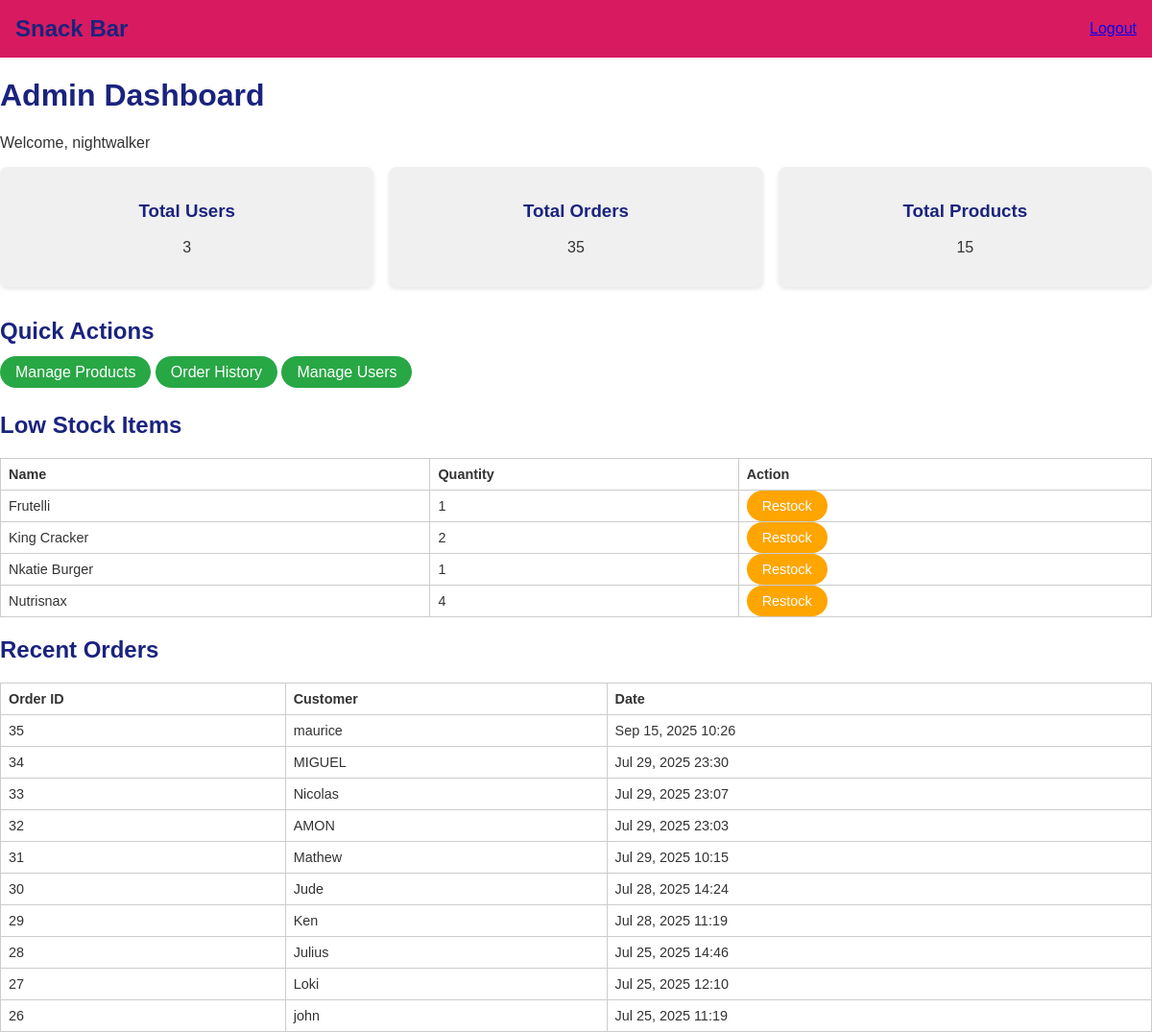
Page /admin-panel/ (signed in) on the earlier database version.
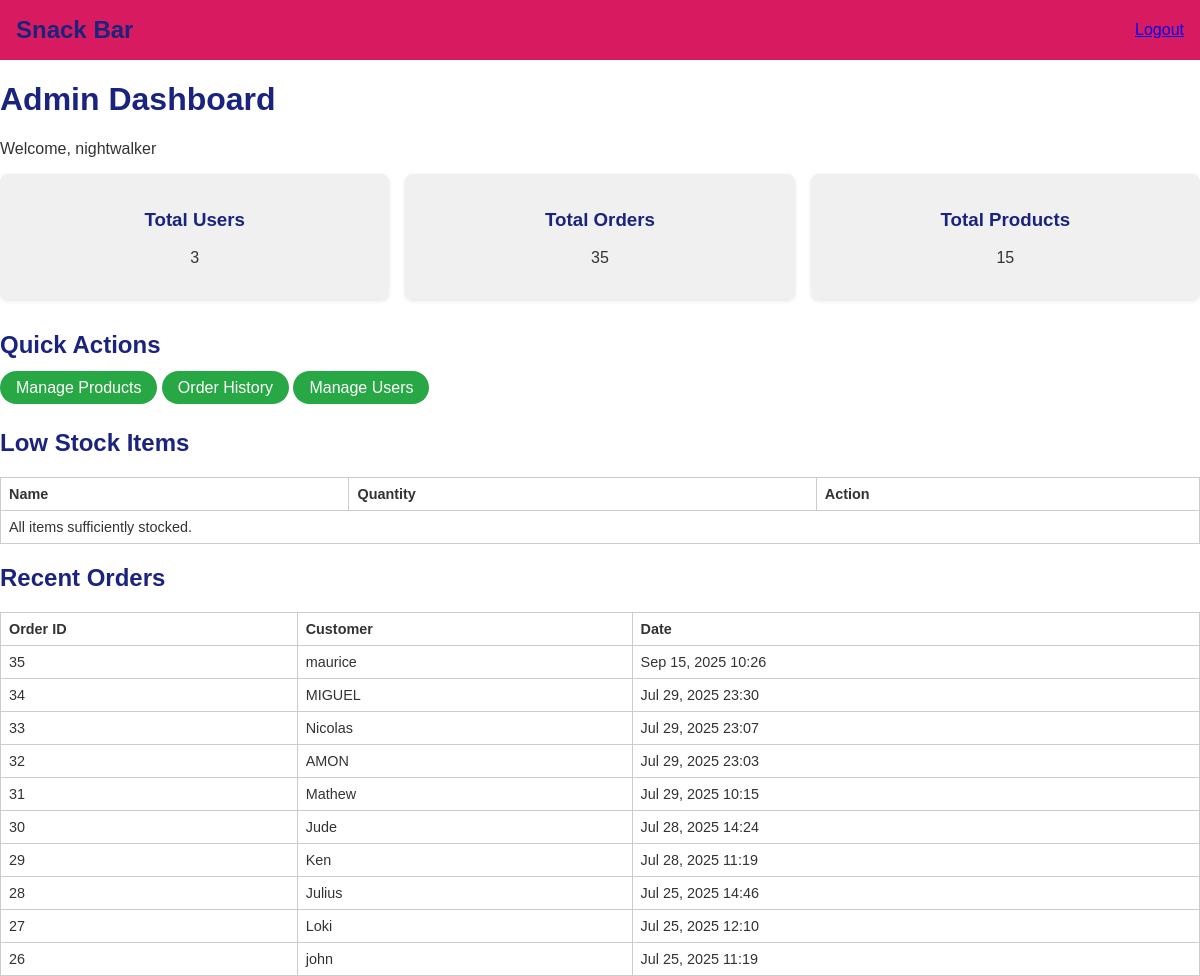
Same page on the later database version.
### main/models.py (models this page shows, shortened)
class MenuItem(models.Model):
    CATEGORY_CHOICES = [
        ('biscuits', 'Biscuits'),
        ('drinks', 'Drinks'),
    ]
    name = models.CharField(max_length=100)
    price = models.DecimalField(max_digits=6, decimal_places=2)
    description = models.TextField(blank=True)
    quantity = models.PositiveIntegerField(default=0)
    image = models.ImageField(upload_to='menu_images/')
    category = models.CharField(max_length=30, choices=CATEGORY_CHOICES, default='drinks')

class Order(models.Model):
    customer_name = models.CharField(max_length=100)
    created_at = models.DateTimeField(auto_now_add=True)

### main/views.py (the view)
# urls.py: path('admin-panel/', views.admin_dashboard, name='admin_dashboard'),
@login_required(login_url='login')
@user_passes_test(is_admin_user)
def admin_dashboard(request):
    total_orders = Order.objects.count()
    total_users = User.objects.count()
    total_products = MenuItem.objects.count()
    low_stock_items = MenuItem.objects.filter(quantity__lt=5)
    recent_orders = Order.objects.order_by('-created_at')[:10]
    context = {
        'total_orders': total_orders,
        'total_users': total_users,
        'total_products': total_products,
        'low_stock_items': low_stock_items,
        'recent_orders': recent_orders,
    }
    return render(request, 'main/admin_dashboard.html', context)

### main/views.py (called while the page is built)
def is_admin_user(user):
    return user.is_staff or user.is_superuser

### main/templates/main/admin_dashboard.html (shortened to what this page needs)
{% load static %}
<!DOCTYPE html>
<html lang="en">
<head>
<link rel="stylesheet" type="text/css" href="{% static 'main/css/style.css' %}">
</head>
<body>
    <nav>
        <h1>Snack Bar</h1>
        <ul>
           {% if user.is_authenticated and user.is_staff %}
             <a href="{% url 'logout' %}">Logout</a>
           {% endif %}
        </ul>
    </nav>
    <main>
            <div class="admin-header">
              <h1>Admin Dashboard</h1>
              <p>Welcome, {{ request.user.username }}</p>
            </div>
            <div class="stats" style="display: flex; gap: 1rem; margin-bottom: 2rem;">
              <div class="card">
                <h3>Total Users</h3>
                <p>{{ total_users }}</p>
              </div>
              <div class="card">
                <h3>Total Orders</h3>
                <p>{{ total_orders }}</p>
              </div>
              <div class="card">
                <h3>Total Products</h3>
                <p>{{ total_products }}</p>
              </div>
            </div>
            <h2>Quick Actions</h2>
            <div class="actions" style="margin-bottom: 2rem;">
              <a href="{% url 'product_list' %}" style="padding: 0.5rem 1rem; background-color: #28a745; color: white; text-decoration: none; border-radius: 20px;" class="btn btn-info">Manage Products</a>
              <a href="{% url 'order_history' %}" style="padding: 0.5rem 1rem; background-color: #28a745; color: white; text-decoration: none; border-radius: 20px;">Order History</a>
              <a href="{% url 'user_list' %}" style="padding: 0.5rem 1rem; background-color: #28a745; color: white; text-decoration: none; border-radius: 20px;">Manage Users</a>
            </div>
            <h2>Low Stock Items</h2>
            <table>
              <tr><th>Name</th><th>Quantity</th><th>Action</th></tr>
              {% for item in low_stock_items %}
                <tr>
                  <td>{{ item.name }}</td>
                  <td>{{ item.quantity }}</td>
                  <td>
                    <a href="{% url 'restock_product' item.id %}" style="padding: 0.5rem 1rem; background-color: orange; color: white; text-decoration: none; border-radius: 20px;" class="btn btn-warning btn-sm">Restock</a>
                  </td>
                </tr>
              {% empty %}
                <tr><td colspan="3">All items sufficiently stocked.</td></tr>
              {% endfor %}
            </table>
            <h2>Recent Orders</h2>
            <table>
              <tr><th>Order ID</th><th>Customer</th><th>Date</th></tr>
              {% for order in recent_orders %}
                <tr>
                  <td>{{ order.id }}</td>
                  <td>{{ order.customer_name }}</td>
                  <td>{{ order.created_at|date:"M d, Y H:i" }}</td>
                </tr>
              {% empty %}
                <tr><td colspan="3">No recent orders found.</td></tr>
              {% endfor %}
            </table>
    </main>
</body>
</html>

Differences in the rows shown:
no longer on this page (row edited): MenuItem: name "Frutelli", quantity "1"
no longer on this page (row edited): MenuItem: name "King Cracker", quantity "2"
no longer on this page (row edited): MenuItem: name "Nkatie Burger", quantity "1"
no longer on this page (row edited): MenuItem: name "Nutrisnax", quantity "4"
Other differences:
text now shown: "All items sufficiently stocked."
